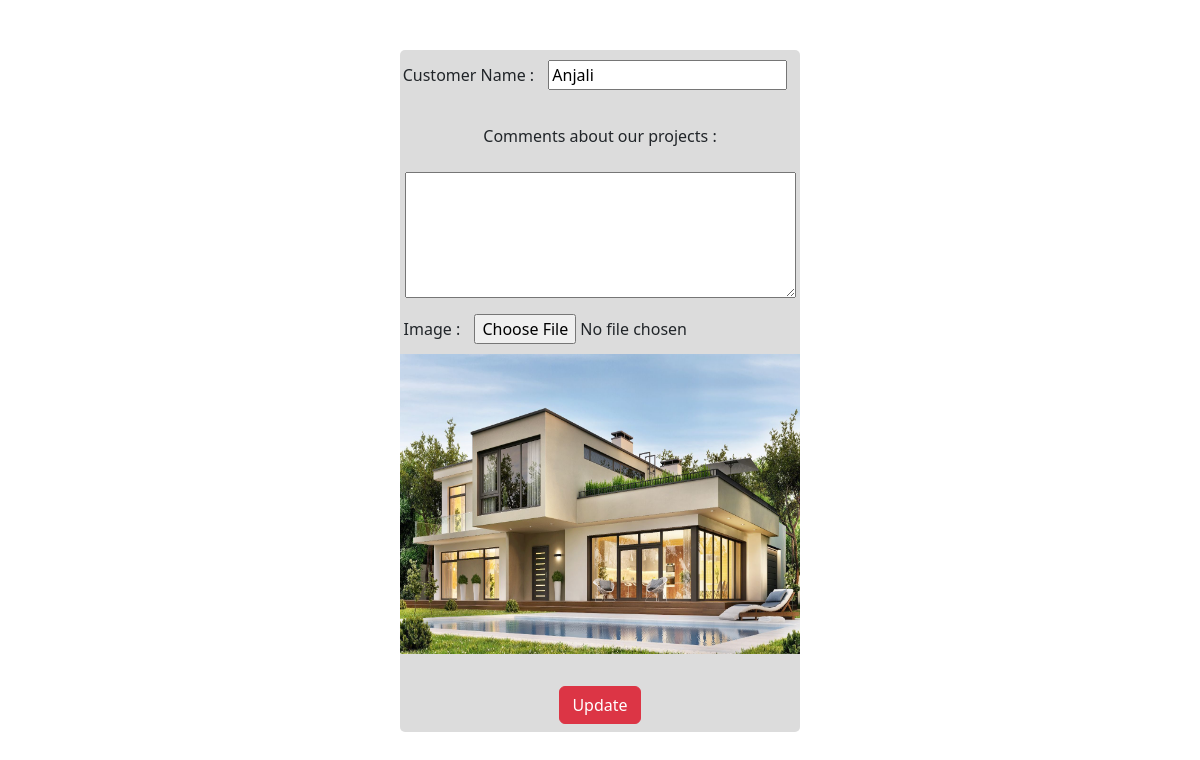
The app's page /update.php?Id=1 with its own data.
### tables this page shows
CREATE TABLE `reviews` (
  `Id` int(11) NOT NULL,
  `Name` varchar(100) NOT NULL,
  `Comment` varchar(500) NOT NULL,
  `Image` varchar(100) NOT NULL
);

### update.php (the view, shortened to what this page needs)
<!DOCTYPE html>
<html>
    <head>
        <link rel = "stylesheet" href = "reviewstyles.css">
        <link href="https://cdn.jsdelivr.net/npm/bootstrap@5.2.3/dist/css/bootstrap.min.css" rel="stylesheet">
</head>
<body>
<?php
include 'connect.php';
$ID = $_GET['Id'];
$Record = mysqli_query($conn,"SELECT * FROM `reviews` WHERE Id = $ID");
$data = mysqli_fetch_array($Record);
?>
    <center>
        <div class = "main">
            <form action = "update1.php"  method = "POST" enctype = "multipart/form-data">
                <label for = "">Customer Name : </label>
                <input type = "text" value="<?php echo $data['Name'] ?>" name = "name"><br><br>
                <label for = "">Comments about our projects : </label><br><br>
                <textarea value="<?php echo $data['Comment'] ?>"  name = "comment" id = ""  rows = "5" cols = "40"></textarea><br>
                <label for = "">Image : </label>
                <td><input type = "file" name = "image" value="<?php echo $data['Image'] ?>"><img src="<?php echo $data['Image'] ?>" width = '400px' height = '300px' alt = ""></td><br><br>
                <button type = "submit" name = "update" class = 'btn btn-danger m-2'> Update </button>
            </form>
        </div>
    </center>
</body>
</html>

### reviewstyles.css (style rules this page uses)
.main { background-color: gainsboro; margin-top : 50px; max-width: 400px; border-radius: 5px; }
input { margin-top: 30px; }

### update.php (style rules this page uses)
input { margin : 10px; }

### records on screen
reviews: name "Anjali", Image (picture)
